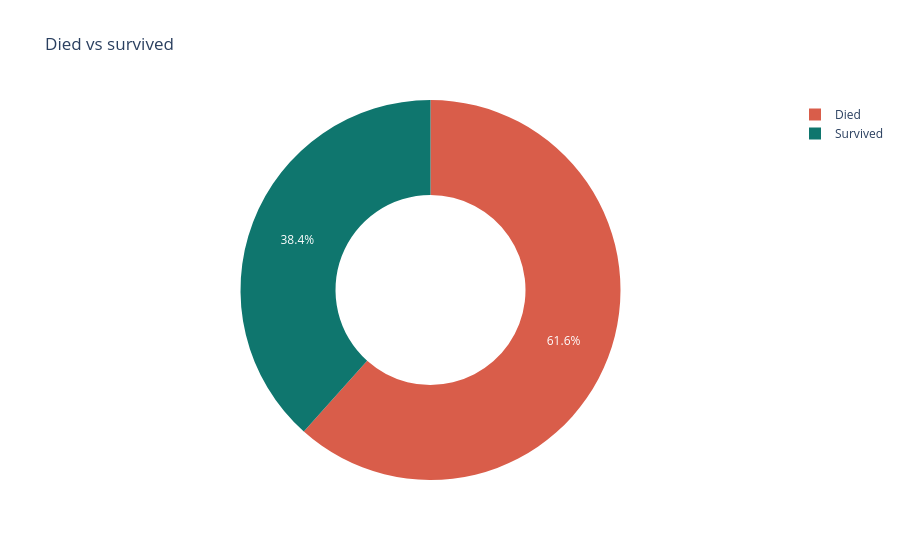

The notebook cell saved with this chart:
### Markdown cell above
### 5. Overall survival
A donut chart of how many passengers died and survived, in the colours of `COLORS`.

### Code cell
outcome = df["survival"].value_counts().reset_index()

fig = px.pie(outcome, names="survival", values="count", hole=0.5, color="survival",
             color_discrete_map=COLORS, title="Died vs survived")
fig.show()

### Figure 1 — Plotly figure (JSON) as saved in the notebook; plotly's stock layout.template omitted (floating-point values rounded to 4 significant figures)
{"data": [{"customdata": [["Died"], ["Survived"]], "domain": {"x": [0.0, 1.0], "y": [0.0, 1.0]}, "hole": 0.5, "hovertemplate": "survival=%{customdata[0]}<br>count=%{value}<extra></extra>", "labels": ["Died", "Survived"], "legendgroup": "", "marker": {"colors": ["#D95D4A", "#0F766E"]}, "name": "", "showlegend": true, "type": "pie", "values": [549, 342]}], "layout": {"legend": {"tracegroupgap": 0}, "title": {"text": "Died vs survived"}}}
